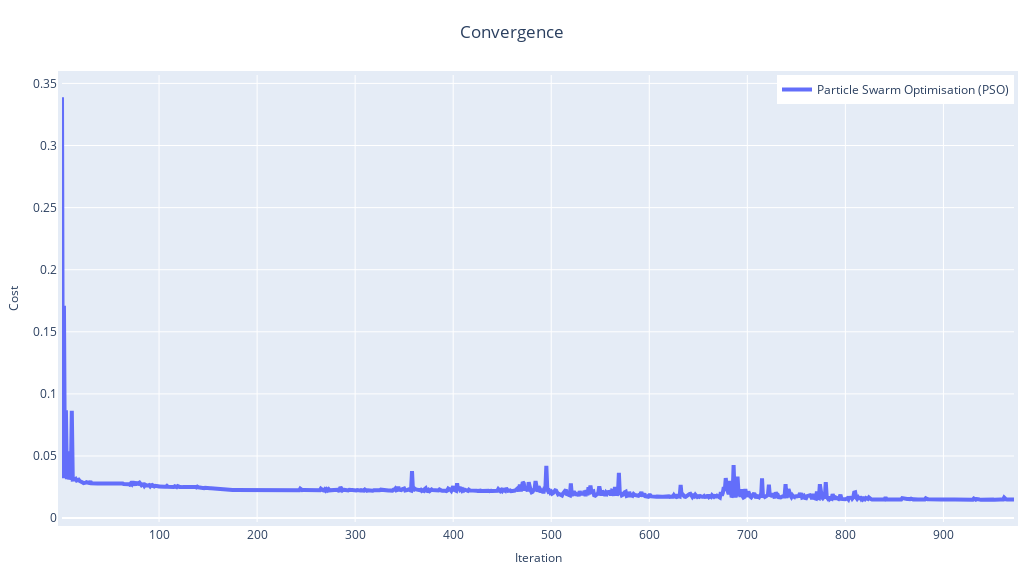
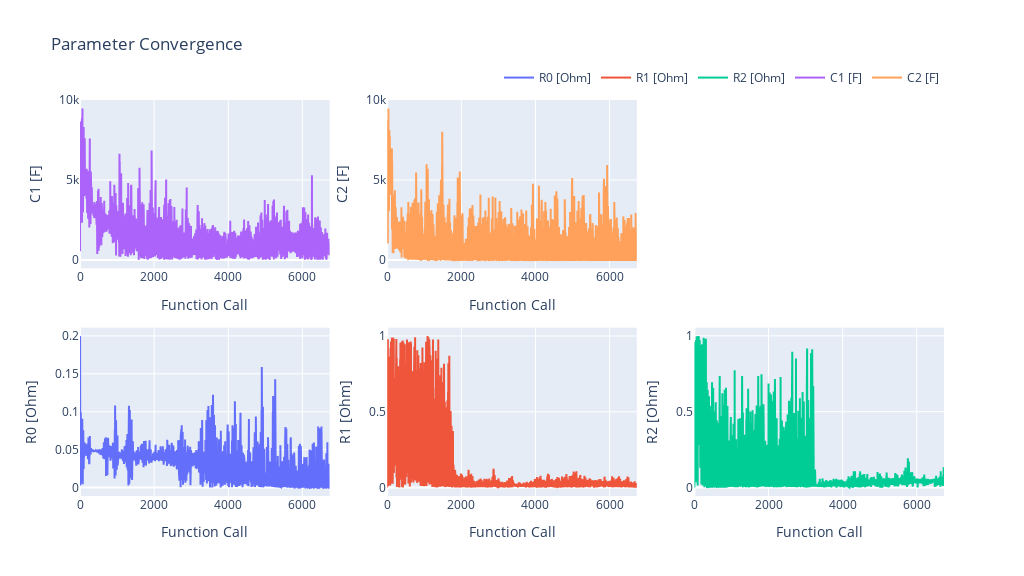

Notebook code cell kept with these figures, in order:
### Markdown cell above
### Convergence and Parameter Trajectories

To assess the optimisation process, we can plot the convergence of the cost function and the trajectories of the parameters:

### Code cell
pybop.plot_convergence(optim)
pybop.plot_parameters(optim);

### Figure 1 — Plotly figure (JSON) as saved in the notebook; plotly's stock layout.template omitted (floating-point values rounded to 4 significant figures; data arrays with more than 128 entries replaced by an {"elided": "..."} marker saying what was removed)
{"data": [{"line": {"width": 4}, "mode": "lines", "name": "Particle Swarm Optimisation (PSO)", "type": "scatter", "x": {"elided": "972 int values"}, "y": {"elided": "972 float values"}}], "layout": {"autosize": false, "height": 576, "legend": {"font": {"size": 12}, "x": 1, "xanchor": "right", "y": 1, "yanchor": "top"}, "margin": {"b": 10, "l": 10, "pad": 4, "r": 10, "t": 75}, "showlegend": true, "title": {"text": "Convergence", "x": 0.5}, "width": 1024, "xaxis": {"tickfont": {"size": 12}, "title": {"font": {"size": 12}, "text": "Iteration"}}, "yaxis": {"tickfont": {"size": 12}, "title": {"font": {"size": 12}, "text": "Cost"}}}}

### Figure 2 — Plotly figure (JSON) as saved in the notebook; plotly's stock layout.template omitted (floating-point values rounded to 4 significant figures; data arrays with more than 128 entries replaced by an {"elided": "..."} marker saying what was removed)
{"data": [{"name": "R0 [Ohm]", "type": "scatter", "x": {"elided": "7776 int values"}, "xaxis": "x", "y": {"elided": "6735 float values"}, "yaxis": "y"}, {"name": "R1 [Ohm]", "type": "scatter", "x": {"elided": "7776 int values"}, "xaxis": "x2", "y": {"elided": "6735 float values"}, "yaxis": "y2"}, {"name": "R2 [Ohm]", "type": "scatter", "x": {"elided": "7776 int values"}, "xaxis": "x3", "y": {"elided": "6735 float values"}, "yaxis": "y3"}, {"name": "C1 [F]", "type": "scatter", "x": {"elided": "7776 int values"}, "xaxis": "x4", "y": {"elided": "6735 float values"}, "yaxis": "y4"}, {"name": "C2 [F]", "type": "scatter", "x": {"elided": "7776 int values"}, "xaxis": "x5", "y": {"elided": "6735 float values"}, "yaxis": "y5"}], "layout": {"height": 576, "legend": {"orientation": "h", "x": 1, "xanchor": "right", "y": 1.02, "yanchor": "bottom"}, "title": {"text": "Parameter Convergence"}, "width": 1024, "xaxis": {"anchor": "y", "domain": [0, 0.2889], "title": {"text": "Function Call"}}, "xaxis2": {"anchor": "y2", "domain": [0.3556, 0.6444], "title": {"text": "Function Call"}}, "xaxis3": {"anchor": "y3", "domain": [0.7111, 1], "title": {"text": "Function Call"}}, "xaxis4": {"anchor": "y4", "domain": [0, 0.2889], "title": {"text": "Function Call"}}, "xaxis5": {"anchor": "y5", "domain": [0.3556, 0.6444], "title": {"text": "Function Call"}}, "xaxis6": {"anchor": "y6", "domain": [0.7111, 1]}, "yaxis": {"anchor": "x", "domain": [0, 0.425], "title": {"text": "R0 [Ohm]"}}, "yaxis2": {"anchor": "x2", "domain": [0, 0.425], "title": {"text": "R1 [Ohm]"}}, "yaxis3": {"anchor": "x3", "domain": [0, 0.425], "title": {"text": "R2 [Ohm]"}}, "yaxis4": {"anchor": "x4", "domain": [0.575, 1], "title": {"text": "C1 [F]"}}, "yaxis5": {"anchor": "x5", "domain": [0.575, 1], "title": {"text": "C2 [F]"}}, "yaxis6": {"anchor": "x6", "domain": [0.575, 1]}}}
